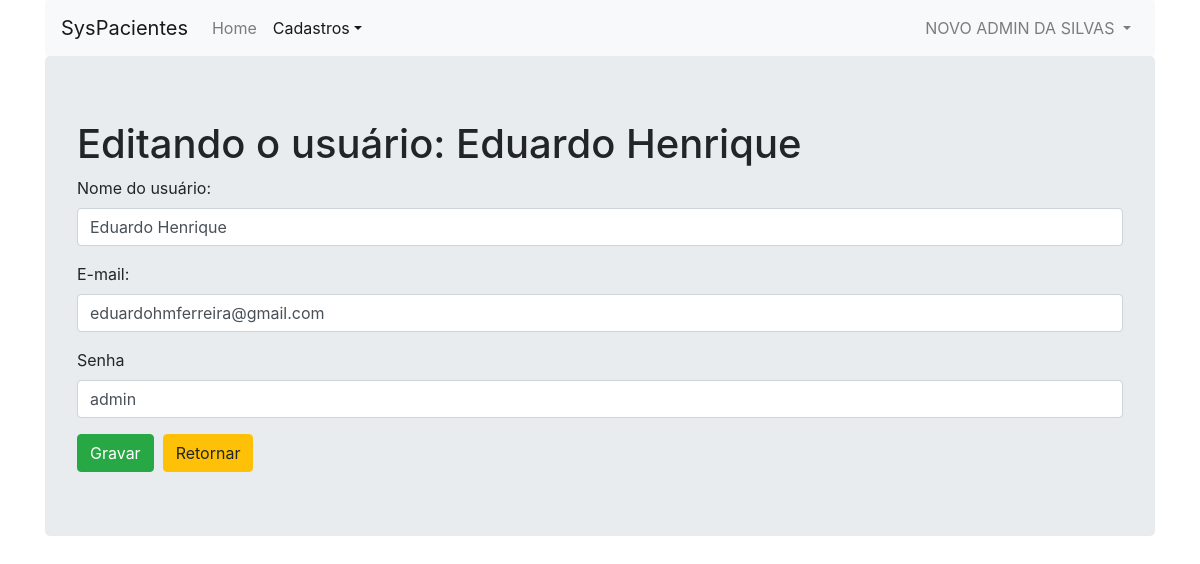
Screenshot of /usuario.php?idUsuario=1 (signed in) with the database file from the repository.
### tables this page shows
CREATE TABLE `usuarios` (
  `id` int(11) NOT NULL AUTO_INCREMENT,
  `email` varchar(50) NOT NULL,
  `senha` varchar(10) NOT NULL,
  `nome` varchar(50) NOT NULL,
  PRIMARY KEY (`id`)
);

### usuario.php (the view, shortened to what this page needs)
<?php
   require_once('conexao.php');
   $idUsuario = $_GET['idUsuario'];
   $id_usuario   = $_SESSION["id_usuario"];
   $nome_usuario = "";
   $sql = "SELECT nome FROM usuarios WHERE id = ".$id_usuario;
   $resp = mysqli_query($conexao_bd, $sql);
   if($rows=mysqli_fetch_row($resp)){
      $nome_usuario = $rows[0];
   }
   $nomeUsuario  = "";
   $emailUsuario = "";
   $senhaUsuario = "";
   if($idUsuario != 0){
      $sql = "SELECT nome, email, senha FROM usuarios WHERE id = " . $idUsuario;
      $resp = mysqli_query($conexao_bd, $sql);
      if($rows=mysqli_fetch_row($resp)){
         $nomeUsuario  = $rows[0];
         $emailUsuario = $rows[1];
         $senhaUsuario = $rows[2];
      }
   }
?>
<!DOCTYPE html>
<html lang="pt-br">
<head>
   <link href="css/bootstrap.min.css" rel="stylesheet">
</head>
<body>
   <div class="container">
      <nav class="navbar navbar-expand-lg navbar-light bg-light rounded">
        <a class="navbar-brand" href="#">SysPacientes</a>
        <div class="collapse navbar-collapse" id="navbarsExample09">
          <ul class="navbar-nav mr-auto">
            <li class="nav-item">
              <a class="nav-link" href="admin.php">Home <span class="sr-only">(current)</span></a>
            </li>
            <li class="nav-item dropdown active">
              <a class="nav-link dropdown-toggle" href="#" id="dropdown09" data-toggle="dropdown" aria-haspopup="true" aria-expanded="false">Cadastros</a>
            </li>
          </ul>
          <ul class="navbar-nav navbar-right">
            <li class="nav-item dropdown">
                <a class="nav-link dropdown-toggle" href="#" id="dropdown10" data-toggle="dropdown" aria-haspopup="true" aria-expanded="false">
                  <?php echo($nome_usuario); ?>
                </a>
            </li>
          </ul>
        </div>
      </nav>
      <div class="jumbotron">
        <?php
         if($idUsuario != 0){
            echo("<h1>Editando o usuário: $nomeUsuario</h1>");
         }else{
            echo("<h1>Cadastro de novo usuário:</h1>");
         }
        ?>
        <form
            method="post"
            action="usuario_gravar.php">
            <div class="form-group">
               <label for="inputNome">Nome do usuário:</label>
               <input type="text" class="form-control" id="inputNome"
                     name="inputNome" placeholder="Nome do usuário"
                     value="<?php echo($nomeUsuario); ?>"
                     >
            </div>
            <div class="form-group">
               <label for="inputEmail">E-mail:</label>
               <input type="email" class="form-control" id="inputEmail"
                     name="inputEmail" placeholder="E-mail"
                     value="<?php echo($emailUsuario); ?>"
                     >
            </div>
            <div class="form-group">
               <label for="inputPassword">Senha</label>
               <input type="text" class="form-control" id="inputPassword" name="inputPassword" value="<?php echo($senhaUsuario);?>">
            </div>
            <button type="submit" class="btn btn-success">Gravar</button>&nbsp;
            <a href="usuario_list2.php" class="btn btn-warning" role="button">Retornar</a>
         </form>
      </div>
    </div>
</body>
</html>

### rows the page displays
usuarios: nome "NOVO ADMIN DA SILVAS"
usuarios: nome "Eduardo Henrique", inputNome "Eduardo Henrique", inputEmail "eduardohmferreira@gmail.com", inputPassword "admin"
